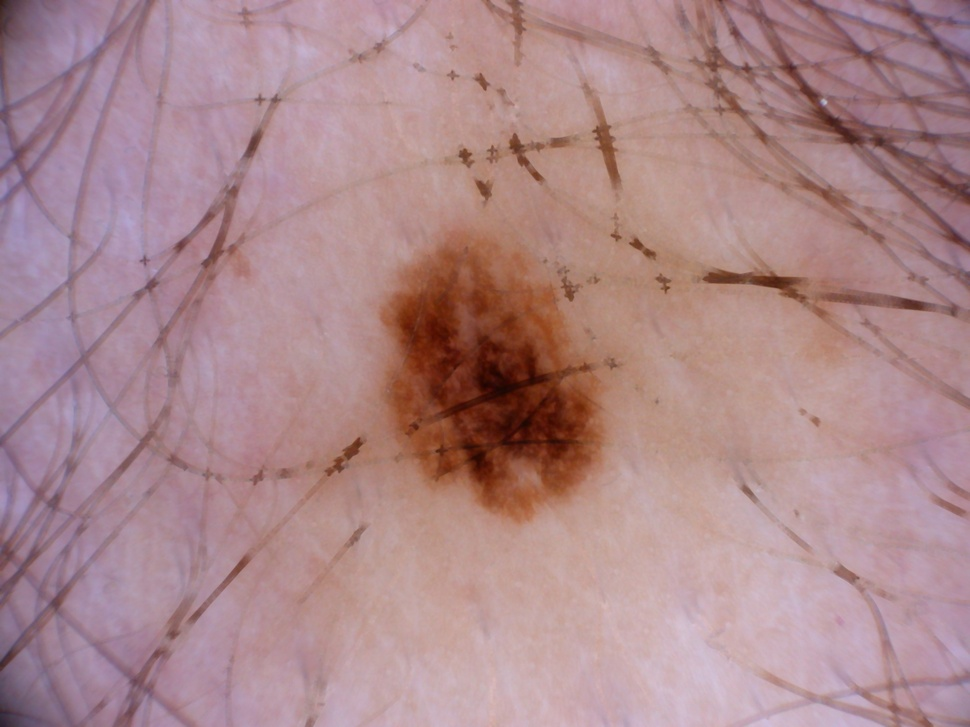
#> input picture newImage.jpg, 970 x 727 px, shrunk from 2048 x 1536 before the run
$ python -i segment_lession.py   (imports and definitions only)
#> lines starting #> are read from the running program, lines starting #| are printed output that depends on the picture; after the words box and inside, x2 and y2 are one past the last pixel; in counts of white or black regions, pixels touching at a corner belong together
#> further down, picture is the input picture: shape (727, 970, 3); mean B, G, R 139.2, 135.8, 171.7
import cv2
import numpy as np
from PIL import Image

def segment_lession(image):
  kernel = np.ones((15,15),np.uint8)

  # Perform closing to remove hair and blur the image
  closing = cv2.morphologyEx(image, cv2.MORPH_CLOSE, kernel, iterations = 2)
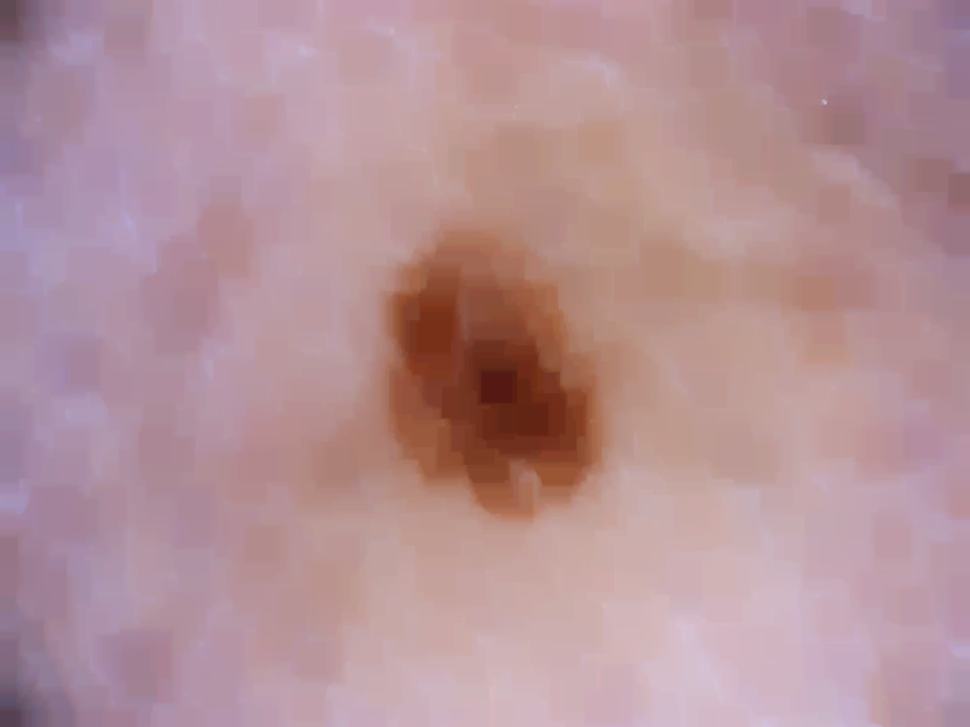
#> closing: shape (727, 970, 3); mean B, G, R 151.1, 145.1, 180.4
  blur = cv2.blur(closing, (15, 15))

  # Binarize the image
  gray = cv2.cvtColor(blur,cv2.COLOR_BGR2GRAY)
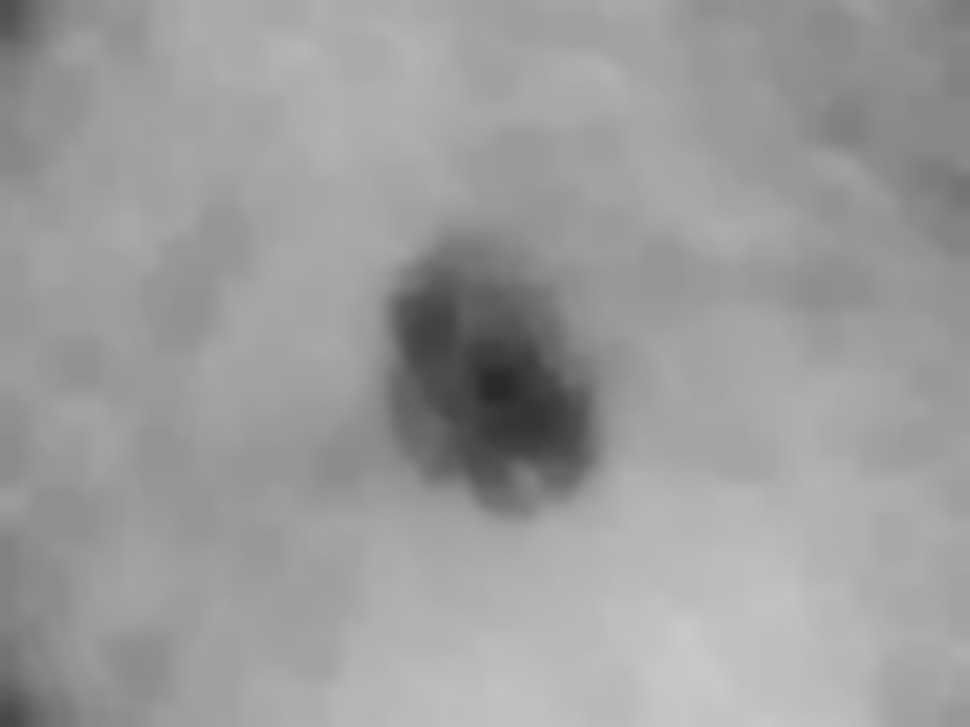
#> gray: shape (727, 970); min 42, max 201, mean 156.3
  _, thresh = cv2.threshold(gray, 0, 255, cv2.THRESH_BINARY_INV + cv2.THRESH_OTSU)
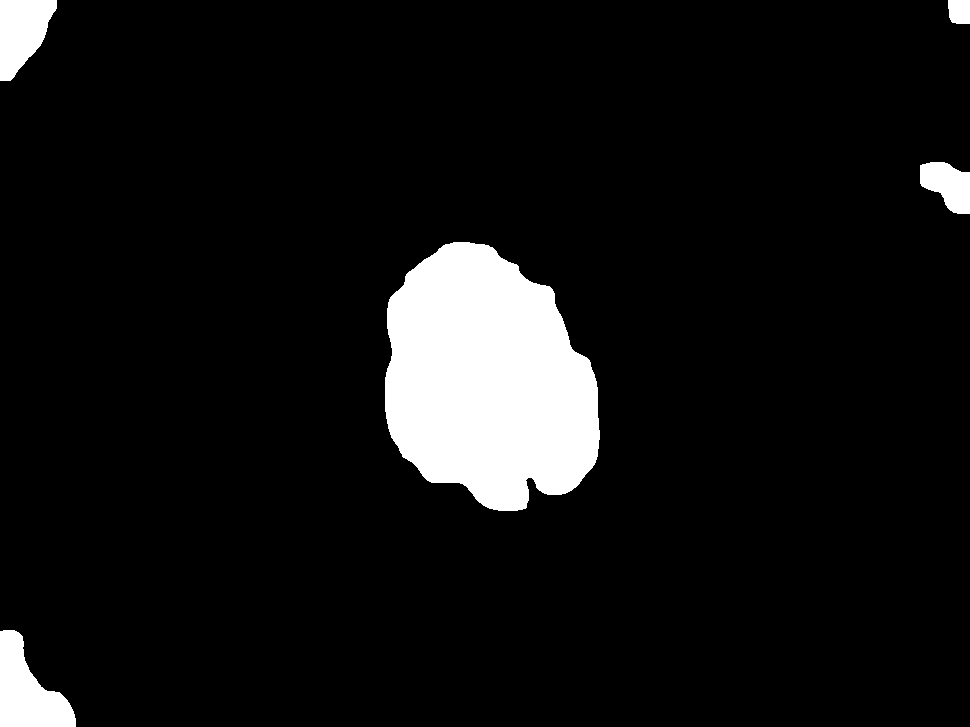
#> thresh: shape (727, 970); 7.5% white; 5 white regions

  # Search for contours and select the biggest one
  contours, hierarchy = cv2.findContours(thresh, cv2.RETR_TREE, cv2.CHAIN_APPROX_NONE)
#> contours = 5 contours; box (x1, y1, x2, y2) and area: (385, 242, 600, 511) 43004, (0, 630, 76, 727) 4138, (0, 0, 57, 81) 3042, (920, 162, 970, 214) 1714, (948, 0, 970, 24) 454
  cnt = max(contours, key=cv2.contourArea)
#> cnt = contour of 753 points, box (x1, y1, x2, y2) (385, 242, 600, 511), area 43004

  # Create a new mask for the result image
  h, w = image.shape[:2]
#> h = 727; w = 970
  mask = np.zeros((h, w), np.uint8)

  # Draw the contour on the new mask and perform the bitwise operation
  cv2.drawContours(mask, [cnt],-1, 255, -1)
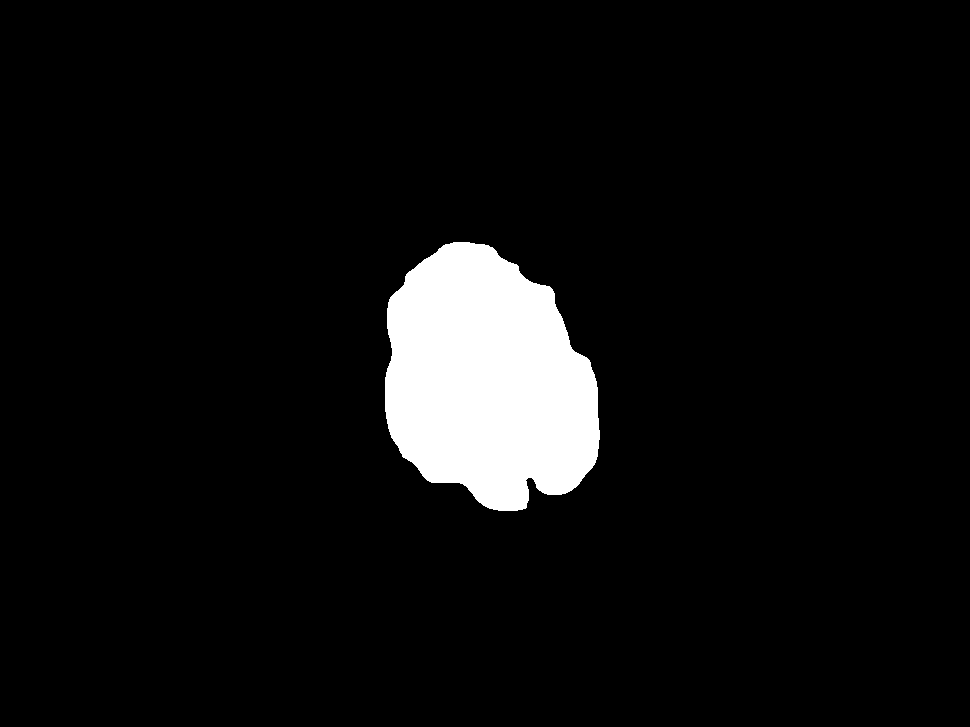
#> mask: shape (727, 970); 6.2% white; 1 white region, box (x1, y1, x2, y2) and area: (385, 242, 600, 511) 43382
  final_image = cv2.bitwise_and(image, image, mask=mask)
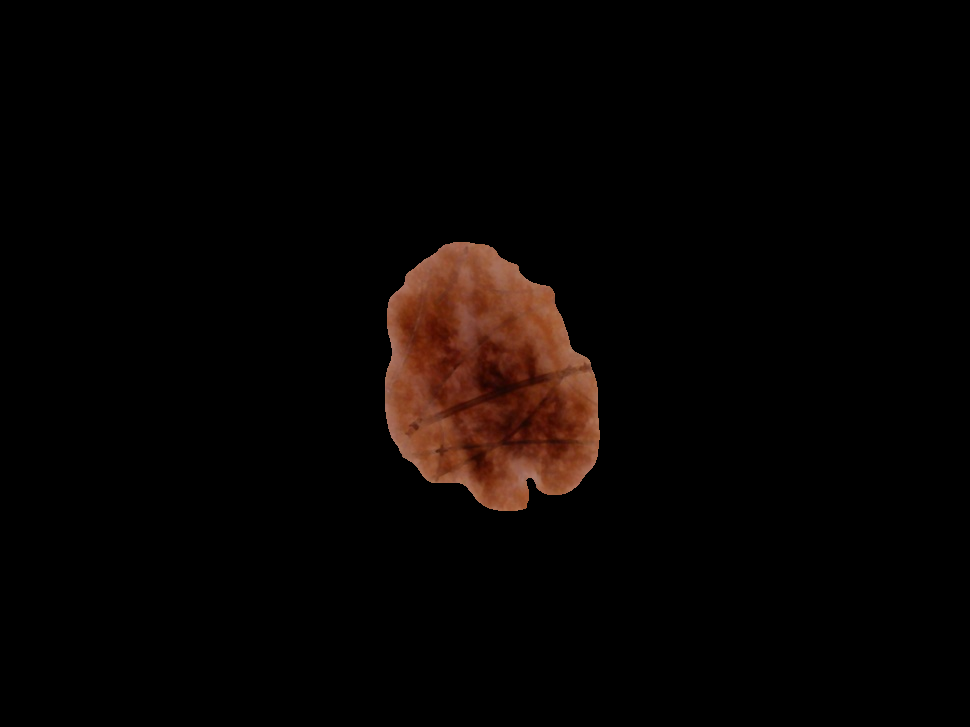
#> final_image: shape (727, 970, 3); mean B, G, R 2.3, 3.7, 7.6

  # Display the result
  return final_image

>>> import cv2
>>> picture = cv2.imread('newImage.jpg')
>>> result = segment_lession(picture)
